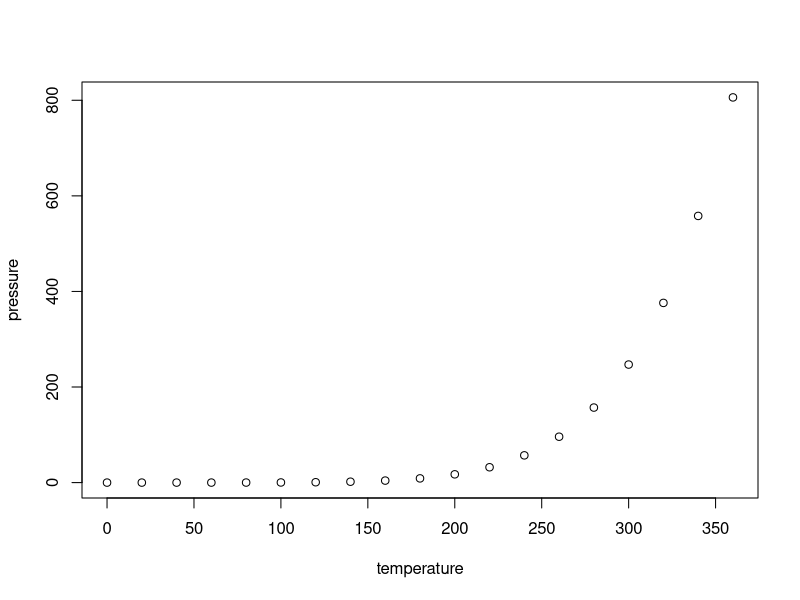
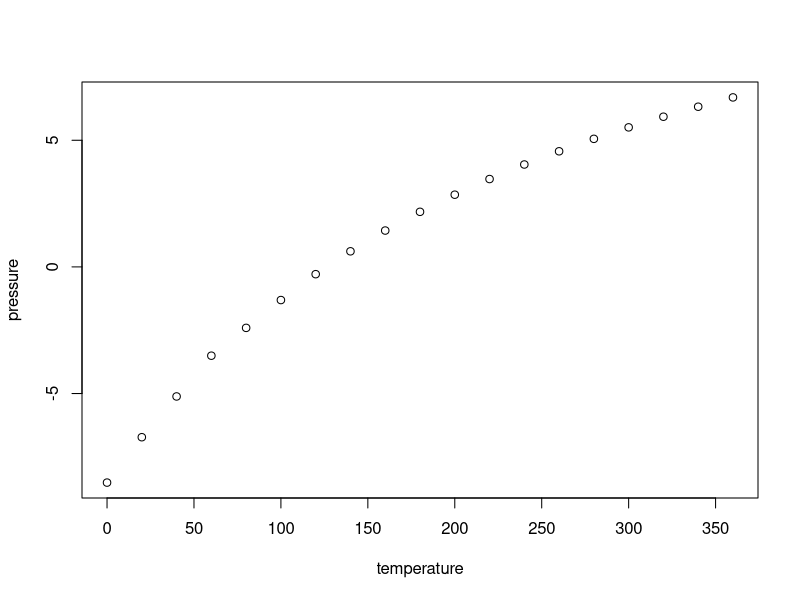

Generate these figures, in order, with R:
## ---- chunk 1
knitr::opts_chunk$set(echo = TRUE)
## ---- chunk 2

ln_trans <- function(data) {
  #transform second column to ln_data
  data[2] <- log(data[2])
  return(data)
}

## ---- chunk 3
plot(pressure)

## ---- chunk 4
ln_pressure <- ln_trans(pressure)
plot(ln_pressure)
